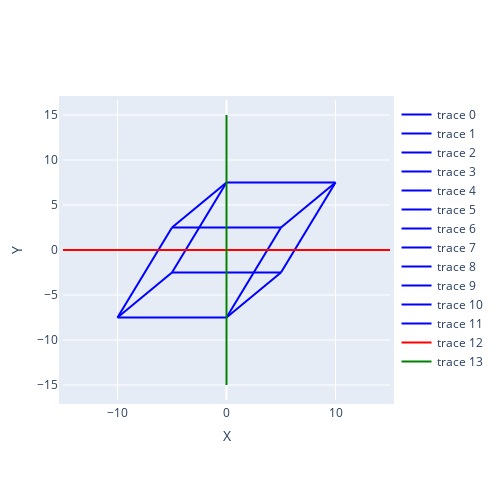

This figure's notebook cell:
### Code cell
# Transformation matrix for rotation
R = np.array([
    [-0.76301998, -0.6463749],
    [-0.6463749, 0.76301998]
])

# Apply transformation
vertices_transformed_2d_scaled_rotated = np.dot(vertices_transformed_2d_scaled, R.T)

# create a new plotly graph object for 2D
fig2d_scaled_rotated = go.Figure()

# Add each edge of the transformed cube to the graph
for edge in edges:
    x_values = [vertices_transformed_2d_scaled_rotated[edge[0], 0], vertices_transformed_2d_scaled_rotated[edge[1], 0]]
    y_values = [vertices_transformed_2d_scaled_rotated[edge[0], 1], vertices_transformed_2d_scaled_rotated[edge[1], 1]]
    fig2d_scaled_rotated.add_trace(go.Scatter(x=x_values, y=y_values, mode='lines', line=dict(color='blue')))

# Draw axis lines
axis = np.array([[-15, 15], [0, 0]])
fig2d_scaled_rotated.add_trace(go.Scatter(x=axis[0, :], y=axis[1, :], mode='lines', line=dict(color='red')))  # X-axis
axis = np.array([[0, 0], [-15, 15]])
fig2d_scaled_rotated.add_trace(go.Scatter(x=axis[0, :], y=axis[1, :], mode='lines', line=dict(color='green')))  # Y-axis

fig2d_scaled_rotated.update_layout(xaxis_title='X', yaxis_title='Y', autosize=False, width=500, height=500, margin=dict(l=50, r=50, b=100, t=100, pad=4))

fig2d_scaled_rotated.show()

### Figure 1 — Plotly figure (JSON) as saved in the notebook; plotly's stock layout.template omitted (floating-point values rounded to 4 significant figures)
{"data": [{"line": {"color": "blue"}, "mode": "lines", "type": "scatter", "x": [-10.0, -5.0], "y": [-7.5, 2.5]}, {"line": {"color": "blue"}, "mode": "lines", "type": "scatter", "x": [-5.0, 5.0], "y": [2.5, 2.5]}, {"line": {"color": "blue"}, "mode": "lines", "type": "scatter", "x": [5.0, 6.201e-08], "y": [2.5, -7.5]}, {"line": {"color": "blue"}, "mode": "lines", "type": "scatter", "x": [6.201e-08, -10.0], "y": [-7.5, -7.5]}, {"line": {"color": "blue"}, "mode": "lines", "type": "scatter", "x": [-5.0, -6.201e-08], "y": [-2.5, 7.5]}, {"line": {"color": "blue"}, "mode": "lines", "type": "scatter", "x": [-6.201e-08, 10.0], "y": [7.5, 7.5]}, {"line": {"color": "blue"}, "mode": "lines", "type": "scatter", "x": [10.0, 5.0], "y": [7.5, -2.5]}, {"line": {"color": "blue"}, "mode": "lines", "type": "scatter", "x": [5.0, -5.0], "y": [-2.5, -2.5]}, {"line": {"color": "blue"}, "mode": "lines", "type": "scatter", "x": [-10.0, -5.0], "y": [-7.5, -2.5]}, {"line": {"color": "blue"}, "mode": "lines", "type": "scatter", "x": [-5.0, -6.201e-08], "y": [2.5, 7.5]}, {"line": {"color": "blue"}, "mode": "lines", "type": "scatter", "x": [5.0, 10.0], "y": [2.5, 7.5]}, {"line": {"color": "blue"}, "mode": "lines", "type": "scatter", "x": [6.201e-08, 5.0], "y": [-7.5, -2.5]}, {"line": {"color": "red"}, "mode": "lines", "type": "scatter", "x": [-15, 15], "y": [0, 0]}, {"line": {"color": "green"}, "mode": "lines", "type": "scatter", "x": [0, 0], "y": [-15, 15]}], "layout": {"autosize": false, "height": 500, "margin": {"b": 100, "l": 50, "pad": 4, "r": 50, "t": 100}, "width": 500, "xaxis": {"title": {"text": "X"}}, "yaxis": {"title": {"text": "Y"}}}}
